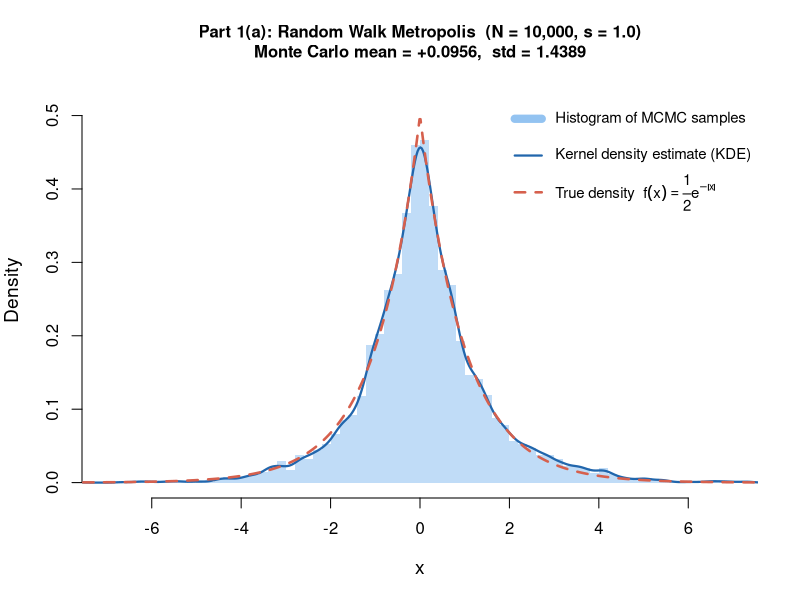
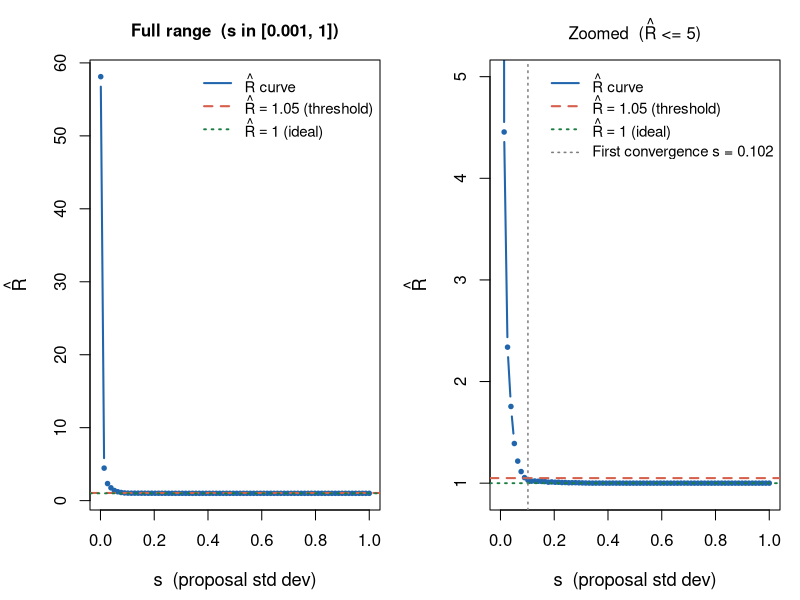

The R source for these figures, in order:
## ---- chunk 1
set.seed(42)

f     <- function(x) 0.5 * exp(-abs(x))
log_f <- function(x) log(0.5) - abs(x)    # log-density for numerical stability

# Random Walk Metropolis — returns chain [x0, x1, ..., xN]
rwm <- function(N, s, x0 = 0.0, seed = 42){
  
  # Run Random Walk Metropolis for N steps.
  # Proposal: x* ~ Normal(x_{i-1}, s)
  # Acceptance: log(u) < log f(x*) - log f(x_{i-1})
  # Returns chain of length N+1 (including x0).
  
  set.seed(21)
  chain    <- numeric(N + 1)
  chain[1] <- x0
  for (i in 1:N) {
    x_star        <- rnorm(1, mean = chain[i], sd = s)
    log_r         <- log_f(x_star) - log_f(chain[i])   # log acceptance ratio
    log_u         <- log(runif(1))                      # log uniform draw
    chain[i + 1]  <- if (log_u < log_r) x_star else chain[i]
  }
  return(chain)
}

## ---- chunk 2
cat(strrep("=", 55), "\n")
cat("PART 1(a)  --  N=10,000, s=1\n")
cat(strrep("=", 55), "\n")

N_a          <- 10000;  s_a <- 1.0
full_chain_a <- rwm(N_a, s_a, x0 = 0.0, seed = 42)
samples      <- full_chain_a[-1]          # x1 ... x_N  (drop x0)

mc_mean <- mean(samples)
mc_std  <- sd(samples)
cat(sprintf("  Monte Carlo mean  : %+.4f   (true = 0.0000)\n", mc_mean))
cat(sprintf("  Monte Carlo std   :  %.4f   (true = sqrt(2) = %.4f)\n",
            mc_std, sqrt(2)))
## ---- chunk 3
x_grid   <- seq(-8, 8, length.out = 800)
kde      <- density(samples, bw = "nrd0") #soctts rule

fig_hist <- hist(samples, breaks = 100, plot = FALSE)
ylim_max <- max(max(fig_hist$density), max(kde$y), max(f(x_grid))) * 1.06

hist(samples, breaks = 100, freq = FALSE,
     col    = adjustcolor("#4C9BE8", alpha.f = 0.35),
     border = NA,
     xlim   = c(-7, 7),
     ylim   = c(0, ylim_max),
     main   = sprintf(
       "Part 1(a): Random Walk Metropolis  (N = %s, s = %.1f)\nMonte Carlo mean = %+.4f,  std = %.4f",
       format(N_a, big.mark = ","), s_a, mc_mean, mc_std),
     xlab   = "x",
     ylab   = "Density",
     cex.lab  = 1.15,
     cex.main = 1.0)

lines(kde,                                              # Kernel density estimate (KDE)
      col = "#2166AC", lwd = 2.2)

lines(x_grid, f(x_grid),                               # True density f(x) = 0.5 * exp(-|x|)
      col = "#D6604D", lwd = 2.5, lty = 2)

legend("topright",
       legend = c("Histogram of MCMC samples",
                  "Kernel density estimate (KDE)",
                  expression("True density  " * f(x) == frac(1, 2) * e^{-abs(x)})),
       col    = c(adjustcolor("#4C9BE8", 0.6), "#2166AC", "#D6604D"),
       lwd    = c(8, 2.2, 2.5),
       lty    = c(1, 1, 2),
       cex    = 0.9,
       bty    = "n")
## ---- chunk 4
cat(strrep("=", 55), "\n")
cat("PART 1(b)  --  Gelman-Rubin R-hat diagnostic\n")
cat(strrep("=", 55), "\n")

gelman_rubin <- function(N, s, J = 4,
                          x0_list = c(-3.0, -1.0, 1.0, 3.0),
                          seed = 10) {
  # Compute the Gelman-Rubin R-hat statistic for J chains of length N
  # with proposal std s, started from dispersed initial values x0_list.
  chains <- lapply(seq_len(J), function(j) {
    rwm(N, s, x0 = x0_list[j], seed = seed + j)[-1]   # drop x0
  })

  # Chain-level statistics
  M_j <- sapply(chains, mean)                                # chain means
  V_j <- sapply(chains, function(c) mean((c - mean(c))^2))  # chain variances

  W <- mean(V_j)           # within-chain variance
  M <- mean(M_j)           # grand mean
  B <- mean((M_j - M)^2)  # between-chain variance

  return(sqrt((B + W) / W))
}
## ---- chunk 5
# -- Single R-hat at required settings ----------------------------------------
N_b          <- 2000;  J <- 4
x0_dispersed <- c(-3.0, -1.0, 1.0, 3.0)

rhat_s001 <- gelman_rubin(N_b, 0.001, J = J,
                           x0_list = x0_dispersed, seed = 10)
cat(sprintf("  R-hat at s = 0.001 (N=%d, J=%d) : %.4f\n", N_b, J, rhat_s001))
cat("  Interpretation: far above 1.05 -> algorithm NOT converged at s=0.001\n")

# -- R-hat across a grid of s values ------------------------------------------
s_grid <- seq(0.001, 1.0, length.out = 80)
rhats  <- sapply(s_grid, function(s) {
  gelman_rubin(N_b, s, J = J, x0_list = x0_dispersed, seed = 10)
})

# First s where R-hat < 1.05
converge_entries <- which(rhats < 1.05)
if (length(converge_entries) > 0) {
  s_conv <- s_grid[converge_entries[1]]
  r_conv <- rhats[converge_entries[1]]
  cat(sprintf("  R-hat first drops below 1.05 at s = %.3f  (R-hat = %.4f)\n",
              s_conv, r_conv))
}

## ---- chunk 6
par(mfrow = c(1, 2), mar = c(4.5, 4.5, 3, 1))

# Left panel: full range (shows the spike at s close to 0)
plot(s_grid, rhats,
     type = "b", pch = 20, cex = 0.7,
     col  = "#2166AC", lwd = 2,
     xlab = "s  (proposal std dev)",
     ylab = expression(hat(R)),
     main = "Full range  (s in [0.001, 1])",
     cex.lab = 1.1, cex.main = 1.0)
abline(h = 1.05, col = "#D6604D", lty = 2, lwd = 2)    # R-hat = 1.05 threshold
abline(h = 1.00, col = "#1A7D41", lty = 3, lwd = 1.8)  # R-hat = 1.00 (ideal)
legend("topright",
       legend = c(expression(hat(R) ~ "curve"),
                  expression(hat(R) == 1.05 ~ "(threshold)"),
                  expression(hat(R) == 1.00 ~ "(ideal)")),
       col = c("#2166AC", "#D6604D", "#1A7D41"),
       lty = c(1, 2, 3), lwd = c(2, 2, 1.8),
       cex = 0.9, bty = "n")

# Right panel: zoomed to R-hat <= 5 to see threshold crossing clearly
plot(s_grid, rhats,
     type = "b", pch = 20, cex = 0.7,
     col  = "#2166AC", lwd = 2,
     ylim = c(0.9, 5),
     xlab = "s  (proposal std dev)",
     ylab = expression(hat(R)),
     main = expression(paste("Zoomed  (", hat(R), " <= 5)")),
     cex.lab = 1.1, cex.main = 1.0)
abline(h = 1.05, col = "#D6604D", lty = 2, lwd = 2)
abline(h = 1.00, col = "#1A7D41", lty = 3, lwd = 1.8)
if (length(converge_entries) > 0) {
  abline(v = s_conv, col = "grey50", lty = 3, lwd = 1.5)  # first convergence point
}
legend("topright",
       legend = c(expression(hat(R) ~ "curve"),
                  expression(hat(R) == 1.05 ~ "(threshold)"),
                  expression(hat(R) == 1.00 ~ "(ideal)"),
                  sprintf("First convergence s = %.3f", s_conv)),
       col = c("#2166AC", "#D6604D", "#1A7D41", "grey50"),
       lty = c(1, 2, 3, 3), lwd = c(2, 2, 1.8, 1.5),
       cex = 0.9, bty = "n")

par(mfrow = c(1, 1))
